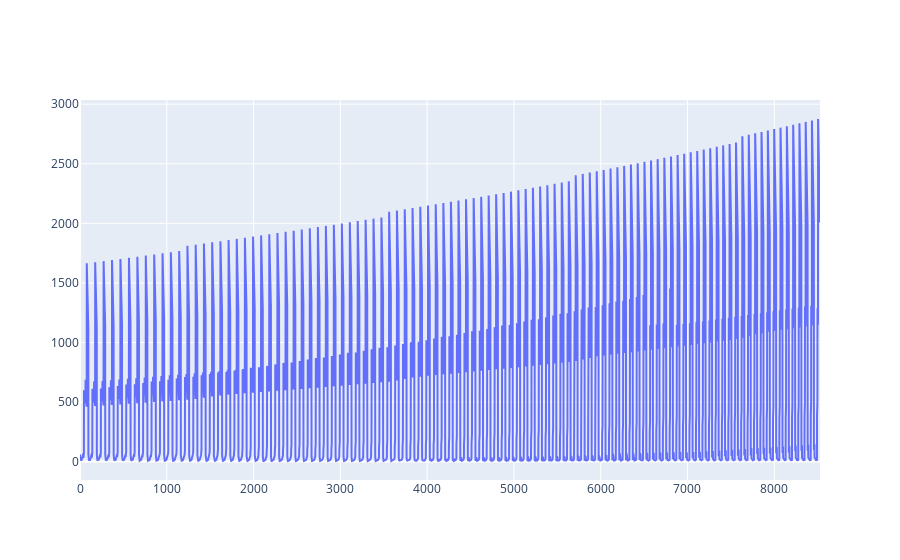

Notebook code cell kept with this figure:
### Code cell
import plotly.graph_objs as go
fig = go.Figure()
fig.add_trace(go.Scatter(
    y = v_samples_validation.squeeze(),
))
fig.show()

### Figure 1 — Plotly figure (JSON) as saved in the notebook; plotly's stock layout.template omitted (floating-point values rounded to 4 significant figures; data arrays with more than 128 entries replaced by an {"elided": "..."} marker saying what was removed)
{"data": [{"type": "scatter", "y": {"elided": "8528 float values"}}], "layout": {}}
